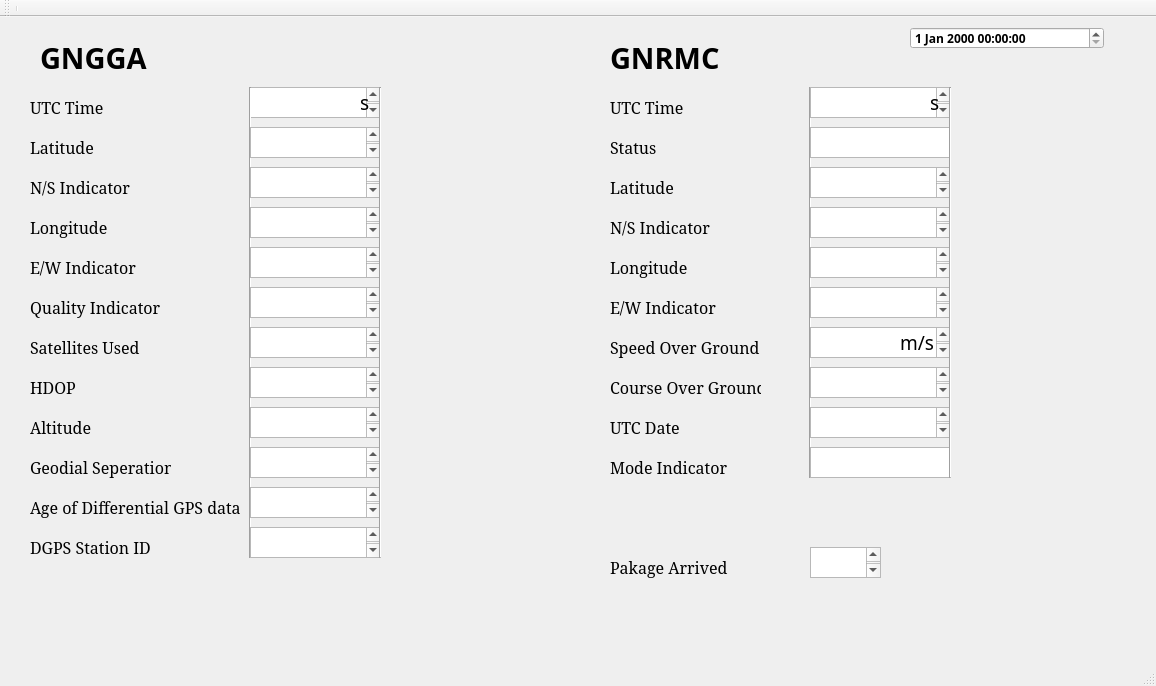
<?xml version="1.0" encoding="UTF-8"?>
<ui version="4.0">
 <class>MainWindow</class>
 <widget class="QMainWindow" name="MainWindow">
  <property name="enabled">
   <bool>true</bool>
  </property>
  <property name="geometry">
   <rect>
    <x>0</x>
    <y>0</y>
    <width>1156</width>
    <height>686</height>
   </rect>
  </property>
  <property name="font">
   <font>
    <family>Mangal</family>
    <weight>75</weight>
    <bold>true</bold>
   </font>
  </property>
  <property name="cursor">
   <cursorShape>IBeamCursor</cursorShape>
  </property>
  <property name="windowTitle">
   <string>MYAPP</string>
  </property>
  <widget class="QWidget" name="centralWidget">
   <property name="enabled">
    <bool>true</bool>
   </property>
   <widget class="QLabel" name="label">
    <property name="geometry">
     <rect>
      <x>40</x>
      <y>20</y>
      <width>121</width>
      <height>41</height>
     </rect>
    </property>
    <property name="font">
     <font>
      <family>Ebrima</family>
      <pointsize>22</pointsize>
      <weight>75</weight>
      <bold>true</bold>
     </font>
    </property>
    <property name="text">
     <string>GNGGA</string>
    </property>
   </widget>
   <widget class="QLabel" name="utc_time">
    <property name="geometry">
     <rect>
      <x>30</x>
      <y>70</y>
      <width>91</width>
      <height>41</height>
     </rect>
    </property>
    <property name="font">
     <font>
      <family>Constantia</family>
      <pointsize>12</pointsize>
      <weight>50</weight>
      <bold>false</bold>
     </font>
    </property>
    <property name="text">
     <string>UTC Time</string>
    </property>
   </widget>
   <widget class="QLabel" name="latittude">
    <property name="geometry">
     <rect>
      <x>30</x>
      <y>110</y>
      <width>91</width>
      <height>41</height>
     </rect>
    </property>
    <property name="font">
     <font>
      <family>Constantia</family>
      <pointsize>12</pointsize>
      <weight>50</weight>
      <bold>false</bold>
     </font>
    </property>
    <property name="text">
     <string>Latitude</string>
    </property>
   </widget>
   <widget class="QLabel" name="N_S">
    <property name="geometry">
     <rect>
      <x>30</x>
      <y>150</y>
      <width>121</width>
      <height>41</height>
     </rect>
    </property>
    <property name="font">
     <font>
      <family>Constantia</family>
      <pointsize>12</pointsize>
      <weight>50</weight>
      <bold>false</bold>
     </font>
    </property>
    <property name="text">
     <string>N/S Indicator</string>
    </property>
   </widget>
   <widget class="QLabel" name="longitude">
    <property name="geometry">
     <rect>
      <x>30</x>
      <y>190</y>
      <width>121</width>
      <height>41</height>
     </rect>
    </property>
    <property name="font">
     <font>
      <family>Constantia</family>
      <pointsize>12</pointsize>
      <weight>50</weight>
      <bold>false</bold>
     </font>
    </property>
    <property name="text">
     <string>Longitude</string>
    </property>
   </widget>
   <widget class="QLabel" name="Age">
    <property name="geometry">
     <rect>
      <x>30</x>
      <y>470</y>
      <width>211</width>
      <height>41</height>
     </rect>
    </property>
    <property name="font">
     <font>
      <family>Constantia</family>
      <pointsize>12</pointsize>
      <weight>50</weight>
      <bold>false</bold>
     </font>
    </property>
    <property name="text">
     <string>Age of Differential GPS data</string>
    </property>
   </widget>
   <widget class="QLabel" name="Quality_Indicator">
    <property name="geometry">
     <rect>
      <x>30</x>
      <y>270</y>
      <width>131</width>
      <height>41</height>
     </rect>
    </property>
    <property name="font">
     <font>
      <family>Constantia</family>
      <pointsize>12</pointsize>
      <weight>50</weight>
      <bold>false</bold>
     </font>
    </property>
    <property name="text">
     <string>Quality Indicator</string>
    </property>
   </widget>
   <widget class="QLabel" name="E_W">
    <property name="geometry">
     <rect>
      <x>30</x>
      <y>230</y>
      <width>121</width>
      <height>41</height>
     </rect>
    </property>
    <property name="font">
     <font>
      <family>Constantia</family>
      <pointsize>12</pointsize>
      <weight>50</weight>
      <bold>false</bold>
     </font>
    </property>
    <property name="text">
     <string>E/W Indicator</string>
    </property>
   </widget>
   <widget class="QLabel" name="HDOP">
    <property name="geometry">
     <rect>
      <x>30</x>
      <y>350</y>
      <width>121</width>
      <height>41</height>
     </rect>
    </property>
    <property name="font">
     <font>
      <family>Constantia</family>
      <pointsize>12</pointsize>
      <weight>50</weight>
      <bold>false</bold>
     </font>
    </property>
    <property name="text">
     <string>HDOP</string>
    </property>
   </widget>
   <widget class="QLabel" name="Satellites_used">
    <property name="geometry">
     <rect>
      <x>30</x>
      <y>310</y>
      <width>121</width>
      <height>41</height>
     </rect>
    </property>
    <property name="font">
     <font>
      <family>Constantia</family>
      <pointsize>12</pointsize>
      <weight>50</weight>
      <bold>false</bold>
     </font>
    </property>
    <property name="text">
     <string>Satellites Used</string>
    </property>
   </widget>
   <widget class="QLabel" name="Altitude">
    <property name="geometry">
     <rect>
      <x>30</x>
      <y>390</y>
      <width>121</width>
      <height>41</height>
     </rect>
    </property>
    <property name="font">
     <font>
      <family>Constantia</family>
      <pointsize>12</pointsize>
      <weight>50</weight>
      <bold>false</bold>
     </font>
    </property>
    <property name="text">
     <string>Altitude</string>
    </property>
   </widget>
   <widget class="QLabel" name="Geo_seperation">
    <property name="geometry">
     <rect>
      <x>30</x>
      <y>430</y>
      <width>141</width>
      <height>41</height>
     </rect>
    </property>
    <property name="font">
     <font>
      <family>Constantia</family>
      <pointsize>12</pointsize>
      <weight>50</weight>
      <bold>false</bold>
     </font>
    </property>
    <property name="text">
     <string>Geodial Seperation</string>
    </property>
   </widget>
   <widget class="QLabel" name="DGPSstationID">
    <property name="geometry">
     <rect>
      <x>30</x>
      <y>510</y>
      <width>121</width>
      <height>41</height>
     </rect>
    </property>
    <property name="font">
     <font>
      <family>Constantia</family>
      <pointsize>12</pointsize>
      <weight>50</weight>
      <bold>false</bold>
     </font>
    </property>
    <property name="text">
     <string>DGPS Station ID</string>
    </property>
   </widget>
   <widget class="QTextBrowser" name="utc_time_box">
    <property name="geometry">
     <rect>
      <x>250</x>
      <y>70</y>
      <width>131</width>
      <height>31</height>
     </rect>
    </property>
    <property name="font">
     <font>
      <family>SimSun-ExtB</family>
      <pointsize>14</pointsize>
     </font>
    </property>
   </widget>
   <widget class="Line" name="line">
    <property name="geometry">
     <rect>
      <x>240</x>
      <y>70</y>
      <width>20</width>
      <height>471</height>
     </rect>
    </property>
    <property name="orientation">
     <enum>Qt::Vertical</enum>
    </property>
   </widget>
   <widget class="QTextBrowser" name="latitude_box">
    <property name="geometry">
     <rect>
      <x>250</x>
      <y>110</y>
      <width>131</width>
      <height>31</height>
     </rect>
    </property>
    <property name="font">
     <font>
      <family>SimSun-ExtB</family>
      <pointsize>14</pointsize>
     </font>
    </property>
   </widget>
   <widget class="QTextBrowser" name="N_S_box">
    <property name="geometry">
     <rect>
      <x>250</x>
      <y>150</y>
      <width>131</width>
      <height>31</height>
     </rect>
    </property>
    <property name="font">
     <font>
      <family>SimSun-ExtB</family>
      <pointsize>14</pointsize>
     </font>
    </property>
   </widget>
   <widget class="QTextBrowser" name="longitude_box">
    <property name="geometry">
     <rect>
      <x>250</x>
      <y>190</y>
      <width>131</width>
      <height>31</height>
     </rect>
    </property>
    <property name="font">
     <font>
      <family>SimSun-ExtB</family>
      <pointsize>14</pointsize>
     </font>
    </property>
   </widget>
   <widget class="QTextBrowser" name="E_W_box">
    <property name="geometry">
     <rect>
      <x>250</x>
      <y>230</y>
      <width>131</width>
      <height>31</height>
     </rect>
    </property>
    <property name="font">
     <font>
      <family>SimSun-ExtB</family>
      <pointsize>14</pointsize>
     </font>
    </property>
   </widget>
   <widget class="QTextBrowser" name="Quality_indicaotr_box">
    <property name="geometry">
     <rect>
      <x>250</x>
      <y>270</y>
      <width>131</width>
      <height>31</height>
     </rect>
    </property>
    <property name="font">
     <font>
      <family>SimSun-ExtB</family>
      <pointsize>14</pointsize>
     </font>
    </property>
   </widget>
   <widget class="QTextBrowser" name="Satellite_used_box">
    <property name="geometry">
     <rect>
      <x>250</x>
      <y>310</y>
      <width>131</width>
      <height>31</height>
     </rect>
    </property>
    <property name="font">
     <font>
      <family>SimSun-ExtB</family>
      <pointsize>14</pointsize>
     </font>
    </property>
   </widget>
   <widget class="QTextBrowser" name="HDOP_box">
    <property name="geometry">
     <rect>
      <x>250</x>
      <y>350</y>
      <width>131</width>
      <height>31</height>
     </rect>
    </property>
    <property name="font">
     <font>
      <family>SimSun-ExtB</family>
      <pointsize>14</pointsize>
     </font>
    </property>
   </widget>
   <widget class="QTextBrowser" name="Alittude_box">
    <property name="geometry">
     <rect>
      <x>250</x>
      <y>390</y>
      <width>131</width>
      <height>31</height>
     </rect>
    </property>
    <property name="font">
     <font>
      <family>SimSun-ExtB</family>
      <pointsize>14</pointsize>
     </font>
    </property>
   </widget>
   <widget class="QTextBrowser" name="Geodial_seperation_box">
    <property name="geometry">
     <rect>
      <x>250</x>
      <y>430</y>
      <width>131</width>
      <height>31</height>
     </rect>
    </property>
    <property name="font">
     <font>
      <family>SimSun-ExtB</family>
      <pointsize>14</pointsize>
     </font>
    </property>
   </widget>
   <widget class="QTextBrowser" name="Age_box">
    <property name="geometry">
     <rect>
      <x>250</x>
      <y>470</y>
      <width>131</width>
      <height>31</height>
     </rect>
    </property>
    <property name="font">
     <font>
      <family>SimSun-ExtB</family>
      <pointsize>14</pointsize>
     </font>
    </property>
   </widget>
   <widget class="QTextBrowser" name="DGPS_statoin_ID_box">
    <property name="geometry">
     <rect>
      <x>250</x>
      <y>510</y>
      <width>131</width>
      <height>31</height>
     </rect>
    </property>
    <property name="font">
     <font>
      <family>SimSun-ExtB</family>
      <pointsize>14</pointsize>
     </font>
    </property>
   </widget>
   <widget class="QLabel" name="GNRMC">
    <property name="geometry">
     <rect>
      <x>610</x>
      <y>20</y>
      <width>121</width>
      <height>41</height>
     </rect>
    </property>
    <property name="font">
     <font>
      <family>Ebrima</family>
      <pointsize>22</pointsize>
      <weight>75</weight>
      <bold>true</bold>
     </font>
    </property>
    <property name="text">
     <string>GNRMC</string>
    </property>
   </widget>
   <widget class="QLabel" name="utc_time_2">
    <property name="geometry">
     <rect>
      <x>610</x>
      <y>70</y>
      <width>91</width>
      <height>41</height>
     </rect>
    </property>
    <property name="font">
     <font>
      <family>Constantia</family>
      <pointsize>12</pointsize>
      <weight>50</weight>
      <bold>false</bold>
     </font>
    </property>
    <property name="text">
     <string>UTC Time</string>
    </property>
   </widget>
   <widget class="QLabel" name="utc_time_3">
    <property name="geometry">
     <rect>
      <x>610</x>
      <y>110</y>
      <width>91</width>
      <height>41</height>
     </rect>
    </property>
    <property name="font">
     <font>
      <family>Constantia</family>
      <pointsize>12</pointsize>
      <weight>50</weight>
      <bold>false</bold>
     </font>
    </property>
    <property name="text">
     <string>Status</string>
    </property>
   </widget>
   <widget class="QLabel" name="utc_time_4">
    <property name="geometry">
     <rect>
      <x>610</x>
      <y>150</y>
      <width>91</width>
      <height>41</height>
     </rect>
    </property>
    <property name="font">
     <font>
      <family>Constantia</family>
      <pointsize>12</pointsize>
      <weight>50</weight>
      <bold>false</bold>
     </font>
    </property>
    <property name="text">
     <string>Latitude</string>
    </property>
   </widget>
   <widget class="QLabel" name="utc_time_5">
    <property name="geometry">
     <rect>
      <x>610</x>
      <y>190</y>
      <width>101</width>
      <height>41</height>
     </rect>
    </property>
    <property name="font">
     <font>
      <family>Constantia</family>
      <pointsize>12</pointsize>
      <weight>50</weight>
      <bold>false</bold>
     </font>
    </property>
    <property name="text">
     <string>N/S Indicator</string>
    </property>
   </widget>
   <widget class="QLabel" name="utc_time_6">
    <property name="geometry">
     <rect>
      <x>610</x>
      <y>230</y>
      <width>91</width>
      <height>41</height>
     </rect>
    </property>
    <property name="font">
     <font>
      <family>Constantia</family>
      <pointsize>12</pointsize>
      <weight>50</weight>
      <bold>false</bold>
     </font>
    </property>
    <property name="text">
     <string>Longitude</string>
    </property>
   </widget>
   <widget class="QLabel" name="utc_time_7">
    <property name="geometry">
     <rect>
      <x>610</x>
      <y>270</y>
      <width>111</width>
      <height>41</height>
     </rect>
    </property>
    <property name="font">
     <font>
      <family>Constantia</family>
      <pointsize>12</pointsize>
      <weight>50</weight>
      <bold>false</bold>
     </font>
    </property>
    <property name="text">
     <string>E/W Indicator</string>
    </property>
   </widget>
   <widget class="QLabel" name="utc_time_8">
    <property name="geometry">
     <rect>
      <x>610</x>
      <y>310</y>
      <width>151</width>
      <height>41</height>
     </rect>
    </property>
    <property name="font">
     <font>
      <family>Constantia</family>
      <pointsize>12</pointsize>
      <weight>50</weight>
      <bold>false</bold>
     </font>
    </property>
    <property name="text">
     <string>Speed Over Ground</string>
    </property>
   </widget>
   <widget class="QLabel" name="utc_time_9">
    <property name="geometry">
     <rect>
      <x>610</x>
      <y>350</y>
      <width>151</width>
      <height>41</height>
     </rect>
    </property>
    <property name="font">
     <font>
      <family>Constantia</family>
      <pointsize>12</pointsize>
      <weight>50</weight>
      <bold>false</bold>
     </font>
    </property>
    <property name="text">
     <string>Course Over Ground</string>
    </property>
   </widget>
   <widget class="QLabel" name="utc_time_10">
    <property name="geometry">
     <rect>
      <x>610</x>
      <y>390</y>
      <width>91</width>
      <height>41</height>
     </rect>
    </property>
    <property name="font">
     <font>
      <family>Constantia</family>
      <pointsize>12</pointsize>
      <weight>50</weight>
      <bold>false</bold>
     </font>
    </property>
    <property name="text">
     <string>UTC Date</string>
    </property>
   </widget>
   <widget class="QLabel" name="utc_time_11">
    <property name="geometry">
     <rect>
      <x>610</x>
      <y>430</y>
      <width>121</width>
      <height>41</height>
     </rect>
    </property>
    <property name="font">
     <font>
      <family>Constantia</family>
      <pointsize>12</pointsize>
      <weight>50</weight>
      <bold>false</bold>
     </font>
    </property>
    <property name="text">
     <string>Mode Indicator</string>
    </property>
   </widget>
   <widget class="Line" name="line_2">
    <property name="geometry">
     <rect>
      <x>800</x>
      <y>70</y>
      <width>20</width>
      <height>391</height>
     </rect>
    </property>
    <property name="orientation">
     <enum>Qt::Vertical</enum>
    </property>
   </widget>
   <widget class="QTextBrowser" name="UTC_time_rmc">
    <property name="geometry">
     <rect>
      <x>810</x>
      <y>70</y>
      <width>141</width>
      <height>31</height>
     </rect>
    </property>
    <property name="font">
     <font>
      <family>SimSun-ExtB</family>
      <pointsize>14</pointsize>
     </font>
    </property>
   </widget>
   <widget class="QTextBrowser" name="status_rmc">
    <property name="geometry">
     <rect>
      <x>810</x>
      <y>110</y>
      <width>141</width>
      <height>31</height>
     </rect>
    </property>
    <property name="font">
     <font>
      <family>SimSun-ExtB</family>
      <pointsize>10</pointsize>
     </font>
    </property>
   </widget>
   <widget class="QTextBrowser" name="latitude_rmc">
    <property name="geometry">
     <rect>
      <x>810</x>
      <y>150</y>
      <width>141</width>
      <height>31</height>
     </rect>
    </property>
    <property name="font">
     <font>
      <family>SimSun-ExtB</family>
      <pointsize>14</pointsize>
     </font>
    </property>
   </widget>
   <widget class="QTextBrowser" name="N_S_rmc">
    <property name="geometry">
     <rect>
      <x>810</x>
      <y>190</y>
      <width>141</width>
      <height>31</height>
     </rect>
    </property>
    <property name="font">
     <font>
      <family>SimSun-ExtB</family>
      <pointsize>14</pointsize>
     </font>
    </property>
   </widget>
   <widget class="QTextBrowser" name="longtiutde_rmc">
    <property name="geometry">
     <rect>
      <x>810</x>
      <y>230</y>
      <width>141</width>
      <height>31</height>
     </rect>
    </property>
    <property name="font">
     <font>
      <family>SimSun-ExtB</family>
      <pointsize>14</pointsize>
     </font>
    </property>
   </widget>
   <widget class="QTextBrowser" name="E_W_rmc">
    <property name="geometry">
     <rect>
      <x>810</x>
      <y>270</y>
      <width>141</width>
      <height>31</height>
     </rect>
    </property>
    <property name="font">
     <font>
      <family>SimSun-ExtB</family>
      <pointsize>14</pointsize>
     </font>
    </property>
   </widget>
   <widget class="QTextBrowser" name="speed_over_ground_rmc">
    <property name="geometry">
     <rect>
      <x>810</x>
      <y>310</y>
      <width>141</width>
      <height>31</height>
     </rect>
    </property>
    <property name="font">
     <font>
      <family>SimSun-ExtB</family>
      <pointsize>14</pointsize>
     </font>
    </property>
   </widget>
   <widget class="QTextBrowser" name="course_over_ground_rmc">
    <property name="geometry">
     <rect>
      <x>810</x>
      <y>350</y>
      <width>141</width>
      <height>31</height>
     </rect>
    </property>
    <property name="font">
     <font>
      <family>SimSun-ExtB</family>
      <pointsize>14</pointsize>
     </font>
    </property>
   </widget>
   <widget class="QTextBrowser" name="UTC_Date_rmc">
    <property name="geometry">
     <rect>
      <x>810</x>
      <y>390</y>
      <width>141</width>
      <height>31</height>
     </rect>
    </property>
    <property name="font">
     <font>
      <family>SimSun-ExtB</family>
      <pointsize>14</pointsize>
     </font>
    </property>
   </widget>
   <widget class="QTextBrowser" name="Mode_indicator_rmc">
    <property name="geometry">
     <rect>
      <x>810</x>
      <y>430</y>
      <width>141</width>
      <height>31</height>
     </rect>
    </property>
    <property name="font">
     <font>
      <family>SimSun-ExtB</family>
      <pointsize>10</pointsize>
     </font>
    </property>
   </widget>
   <widget class="QLabel" name="label_2">
    <property name="geometry">
     <rect>
      <x>360</x>
      <y>70</y>
      <width>61</width>
      <height>31</height>
     </rect>
    </property>
    <property name="font">
     <font>
      <family>Mangal</family>
      <pointsize>14</pointsize>
      <weight>50</weight>
      <bold>false</bold>
     </font>
    </property>
    <property name="text">
     <string>s</string>
    </property>
   </widget>
   <widget class="QLabel" name="label_4">
    <property name="geometry">
     <rect>
      <x>900</x>
      <y>310</y>
      <width>61</width>
      <height>31</height>
     </rect>
    </property>
    <property name="font">
     <font>
      <family>Mangal</family>
      <pointsize>14</pointsize>
      <weight>50</weight>
      <bold>false</bold>
     </font>
    </property>
    <property name="text">
     <string>m/s</string>
    </property>
   </widget>
   <widget class="QDateTimeEdit" name="dateTimeEdit">
    <property name="geometry">
     <rect>
      <x>910</x>
      <y>10</y>
      <width>194</width>
      <height>22</height>
     </rect>
    </property>
   </widget>
   <widget class="QLabel" name="label_3">
    <property name="geometry">
     <rect>
      <x>930</x>
      <y>70</y>
      <width>61</width>
      <height>31</height>
     </rect>
    </property>
    <property name="font">
     <font>
      <family>Mangal</family>
      <pointsize>14</pointsize>
      <weight>50</weight>
      <bold>false</bold>
     </font>
    </property>
    <property name="text">
     <string>s</string>
    </property>
   </widget>
   <widget class="Line" name="line_3">
    <property name="geometry">
     <rect>
      <x>370</x>
      <y>70</y>
      <width>20</width>
      <height>471</height>
     </rect>
    </property>
    <property name="orientation">
     <enum>Qt::Vertical</enum>
    </property>
   </widget>
   <widget class="Line" name="line_4">
    <property name="geometry">
     <rect>
      <x>940</x>
      <y>70</y>
      <width>20</width>
      <height>391</height>
     </rect>
    </property>
    <property name="orientation">
     <enum>Qt::Vertical</enum>
    </property>
   </widget>
   <widget class="QLabel" name="utc_time_12">
    <property name="geometry">
     <rect>
      <x>610</x>
      <y>530</y>
      <width>121</width>
      <height>41</height>
     </rect>
    </property>
    <property name="font">
     <font>
      <family>Constantia</family>
      <pointsize>12</pointsize>
      <weight>50</weight>
      <bold>false</bold>
     </font>
    </property>
    <property name="text">
     <string>Pakage Arrived</string>
    </property>
   </widget>
   <widget class="QTextBrowser" name="Pakage">
    <property name="geometry">
     <rect>
      <x>810</x>
      <y>530</y>
      <width>71</width>
      <height>31</height>
     </rect>
    </property>
    <property name="font">
     <font>
      <family>SimSun-ExtB</family>
      <pointsize>14</pointsize>
     </font>
    </property>
   </widget>
  </widget>
  <widget class="QToolBar" name="mainToolBar">
   <attribute name="toolBarArea">
    <enum>TopToolBarArea</enum>
   </attribute>
   <attribute name="toolBarBreak">
    <bool>false</bool>
   </attribute>
   <addaction name="separator"/>
  </widget>
  <widget class="QStatusBar" name="statusBar"/>
 </widget>
 <layoutdefault spacing="6" margin="11"/>
 <resources/>
 <connections/>
</ui>
